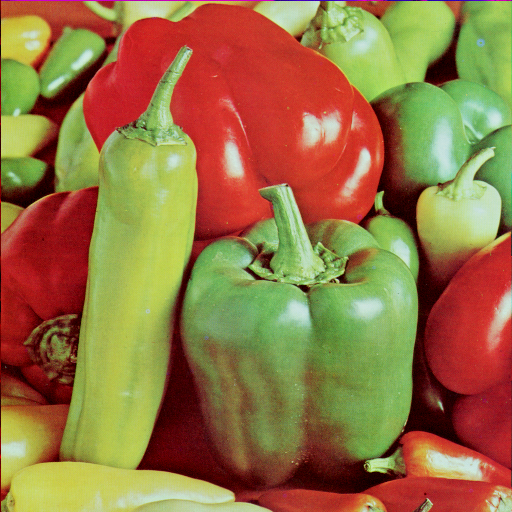
#> input picture trab0/img/peppers.png, 512 x 512 px
$ python ex1.py
#> lines starting #> are read from the running program, lines starting #| are printed output that depends on the picture
import numpy as np
import cv2

# Loads the image in grayscale
def load_image_grayscale() :
    img_path = "img/peppers.png"
    return cv2.imread(img_path, 0)
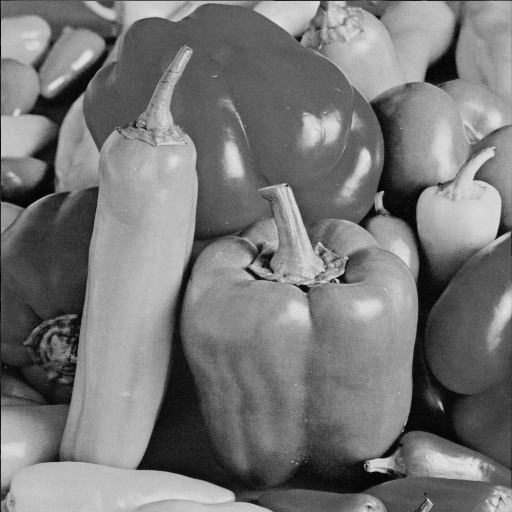
#> returned value: shape (512, 512); min 0, max 227, mean 119.7

def display_image(img, img_title):
    # Converts to unsigned 8 bit int
    abs_img = cv2.convertScaleAbs(img)
    cv2.imshow(img_title, abs_img)

def end_program():
    # Cleans images
    cv2.waitKey(0)
    cv2.destroyAllWindows()

img = load_image_grayscale()
height, width = img.shape
#> height = 512; width = 512

# First, let us print the image without any kind of modification
display_image(img, 'Grayscale Image')

# Now we shall obtain the image's negative (i)
neg_img = 255-img
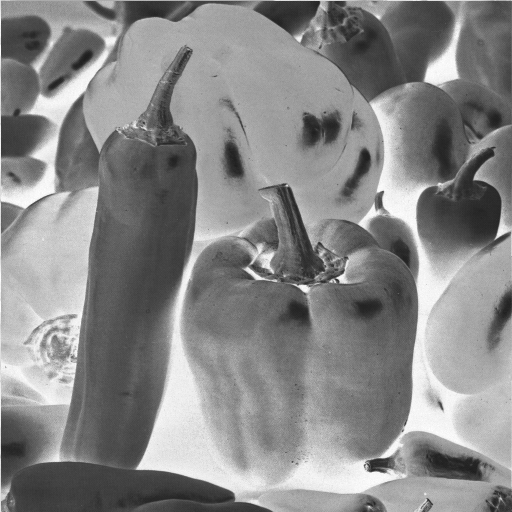
#> neg_img: shape (512, 512); min 28, max 255, mean 135.3
display_image(neg_img, 'Negative Image')

# Now we will convert the range of pixels to [100, 200] (ii)
new_range_image = (img*(100/255) + 100)
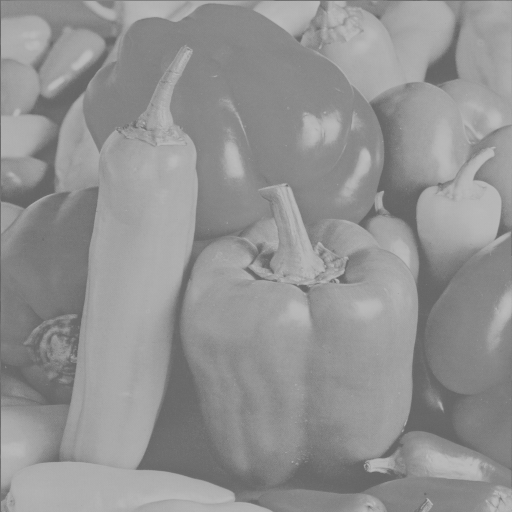
#> new_range_image: shape (512, 512) float64; min 100, max 189, mean 146.9
display_image(new_range_image, 'New Range Image')

# Now we will flip on the even rows of the image (iii)
flipped_image = np.copy(img)
for j in range(height):
    if (j%2 == 0):
        flipped_image[j] = np.flipud(img[j])
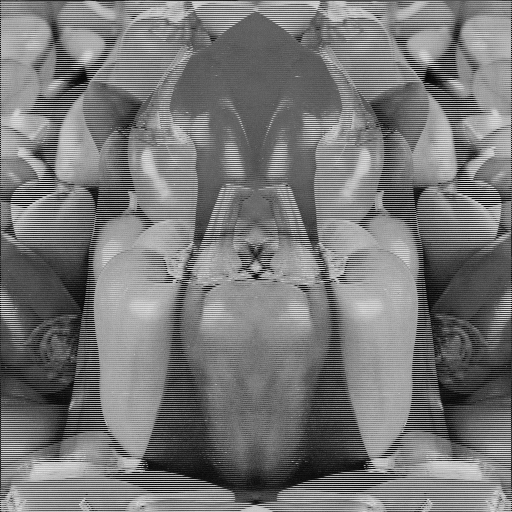
#> flipped_image: shape (512, 512); min 0, max 227, mean 119.7
display_image(flipped_image, 'Flipped Even Rows Image')

# Lastly we will mirror the rows on the y axis(iii)

# First we get the upper half of the img
upper_half = np.split(img, 2)[0]
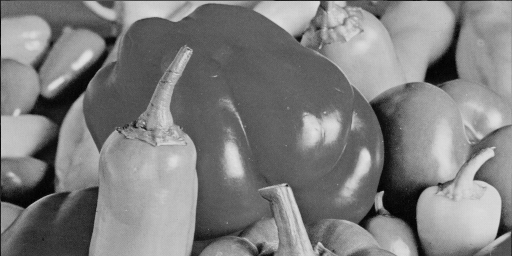
#> upper_half: shape (256, 512); min 0, max 227, mean 126.7

# Then we flip it along the y axis
flipped_upper_half = np.flipud(upper_half)
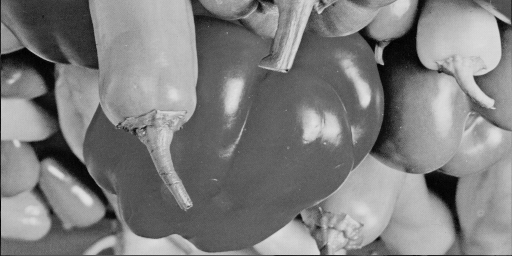
#> flipped_upper_half: shape (256, 512); min 0, max 227, mean 126.7

# Then we concatenate the array on the y axis (iv)
mirrored_image = np.append(upper_half, flipped_upper_half, axis=0)
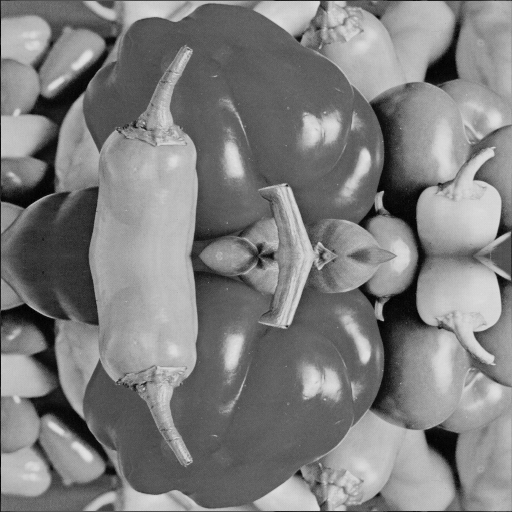
#> mirrored_image: shape (512, 512); min 0, max 227, mean 126.7
display_image(mirrored_image, 'Mirrored Image')

end_program()

$ run again, with trab0/img/house.png copied over trab0/img/peppers.png
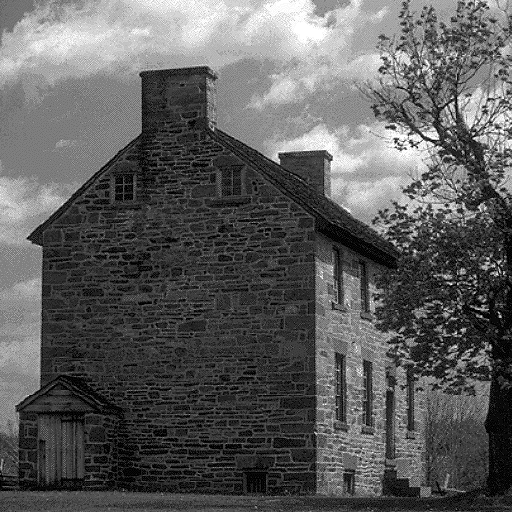
#> input picture trab0/img/house.png, 512 x 512 px
#> in load_image_grayscale, returned value is the input picture: shape (512, 512); min 0, max 255, mean 92.9
#> after the loop `for j in range(height):`:
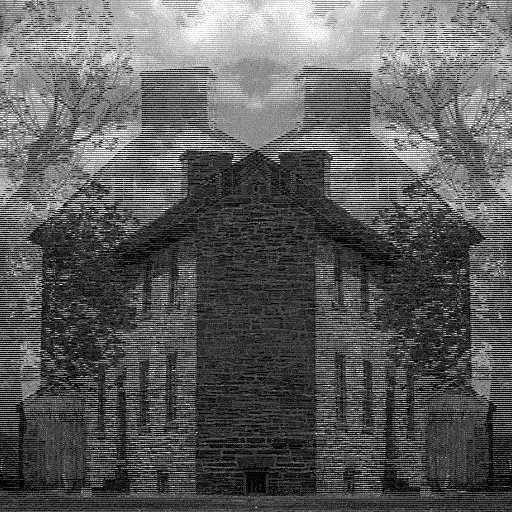
#> flipped_image: shape (512, 512); min 0, max 255, mean 92.9
#> `mirrored_image = np.append(upper_half, flipped_upper_half, axis=0)`:
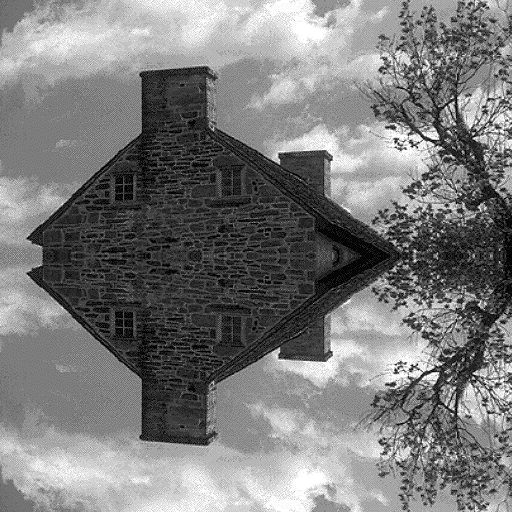
#> mirrored_image: shape (512, 512); min 0, max 255, mean 123.5
